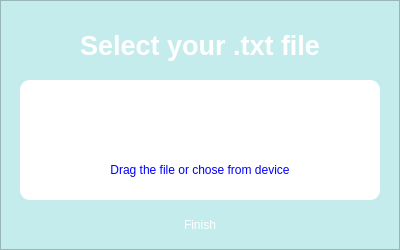
<?xml version="1.0" encoding="UTF-8"?>
<ui version="4.0">
 <class>downloadPopUp</class>
 <widget class="QWidget" name="downloadPopUp">
  <property name="geometry">
   <rect>
    <x>0</x>
    <y>0</y>
    <width>400</width>
    <height>250</height>
   </rect>
  </property>
  <property name="windowTitle">
   <string>Form</string>
  </property>
  <property name="styleSheet">
   <string notr="true">background-color: rgb(196, 236, 236);</string>
  </property>
  <widget class="QFrame" name="downloadPopUp_2">
   <property name="geometry">
    <rect>
     <x>0</x>
     <y>0</y>
     <width>400</width>
     <height>250</height>
    </rect>
   </property>
   <property name="maximumSize">
    <size>
     <width>500</width>
     <height>600</height>
    </size>
   </property>
   <property name="styleSheet">
    <string notr="true">background: qlineargradient(
    x1: 0, y1: 0, x2: 1, y2: 1,
    stop: 0 rgba(50, 50, 50, 1), stop: 1 rgba(128, 128, 128, 1)
);
</string>
   </property>
   <property name="frameShape">
    <enum>QFrame::StyledPanel</enum>
   </property>
   <property name="frameShadow">
    <enum>QFrame::Raised</enum>
   </property>
   <widget class="QPushButton" name="logoButton">
    <property name="geometry">
     <rect>
      <x>320</x>
      <y>10</y>
      <width>50</width>
      <height>50</height>
     </rect>
    </property>
    <property name="font">
     <font>
      <family>Arial</family>
      <underline>false</underline>
     </font>
    </property>
    <property name="styleSheet">
     <string notr="true">background: none;
border: none;
color: black;</string>
    </property>
    <property name="text">
     <string/>
    </property>
    <property name="icon">
     <iconset>
      <normaloff>../images/icon.png</normaloff>../images/icon.png</iconset>
    </property>
    <property name="iconSize">
     <size>
      <width>90</width>
      <height>90</height>
     </size>
    </property>
   </widget>
   <widget class="QFrame" name="frame">
    <property name="geometry">
     <rect>
      <x>20</x>
      <y>80</y>
      <width>360</width>
      <height>120</height>
     </rect>
    </property>
    <property name="styleSheet">
     <string notr="true">border: none;
background: white;
border-radius: 10%;</string>
    </property>
    <property name="frameShape">
     <enum>QFrame::StyledPanel</enum>
    </property>
    <property name="frameShadow">
     <enum>QFrame::Raised</enum>
    </property>
    <widget class="QPushButton" name="importButton">
     <property name="geometry">
      <rect>
       <x>0</x>
       <y>80</y>
       <width>360</width>
       <height>20</height>
      </rect>
     </property>
     <property name="styleSheet">
      <string notr="true">font: 12pt &quot;Arial&quot;;
color: blue;
</string>
     </property>
     <property name="text">
      <string>Drag the file or chose from device</string>
     </property>
    </widget>
    <widget class="QLabel" name="wrongLabel">
     <property name="enabled">
      <bool>true</bool>
     </property>
     <property name="geometry">
      <rect>
       <x>0</x>
       <y>60</y>
       <width>360</width>
       <height>20</height>
      </rect>
     </property>
     <property name="styleSheet">
      <string notr="true">font: 9pt &quot;Arial&quot;;
color: red;</string>
     </property>
     <property name="text">
      <string/>
     </property>
     <property name="alignment">
      <set>Qt::AlignCenter</set>
     </property>
    </widget>
   </widget>
   <widget class="QPushButton" name="finishButton">
    <property name="geometry">
     <rect>
      <x>150</x>
      <y>210</y>
      <width>100</width>
      <height>30</height>
     </rect>
    </property>
    <property name="styleSheet">
     <string notr="true">font: 18pt &quot;Arial&quot;;
color: white; 
background: qradialgradient(
    cx: 0.3, cy: -0.4, fx: 0.3, fy: -0.4,
    radius: 1.35, stop: 0 rgba(25, 81, 68, 1), stop: 1 rgba(57, 148, 127, 1)
);

border-radius: 10%;</string>
    </property>
    <property name="text">
     <string>Finish</string>
    </property>
   </widget>
   <widget class="QLabel" name="selectFileLabel">
    <property name="geometry">
     <rect>
      <x>0</x>
      <y>10</y>
      <width>400</width>
      <height>70</height>
     </rect>
    </property>
    <property name="font">
     <font>
      <family>Arial</family>
      <pointsize>20</pointsize>
      <italic>false</italic>
      <bold>true</bold>
     </font>
    </property>
    <property name="styleSheet">
     <string notr="true">font: 700 20pt &quot;Arial&quot;;
color: white;
background: none;</string>
    </property>
    <property name="text">
     <string>Select your .txt file</string>
    </property>
    <property name="alignment">
     <set>Qt::AlignCenter</set>
    </property>
   </widget>
  </widget>
 </widget>
 <resources/>
 <connections/>
</ui>
